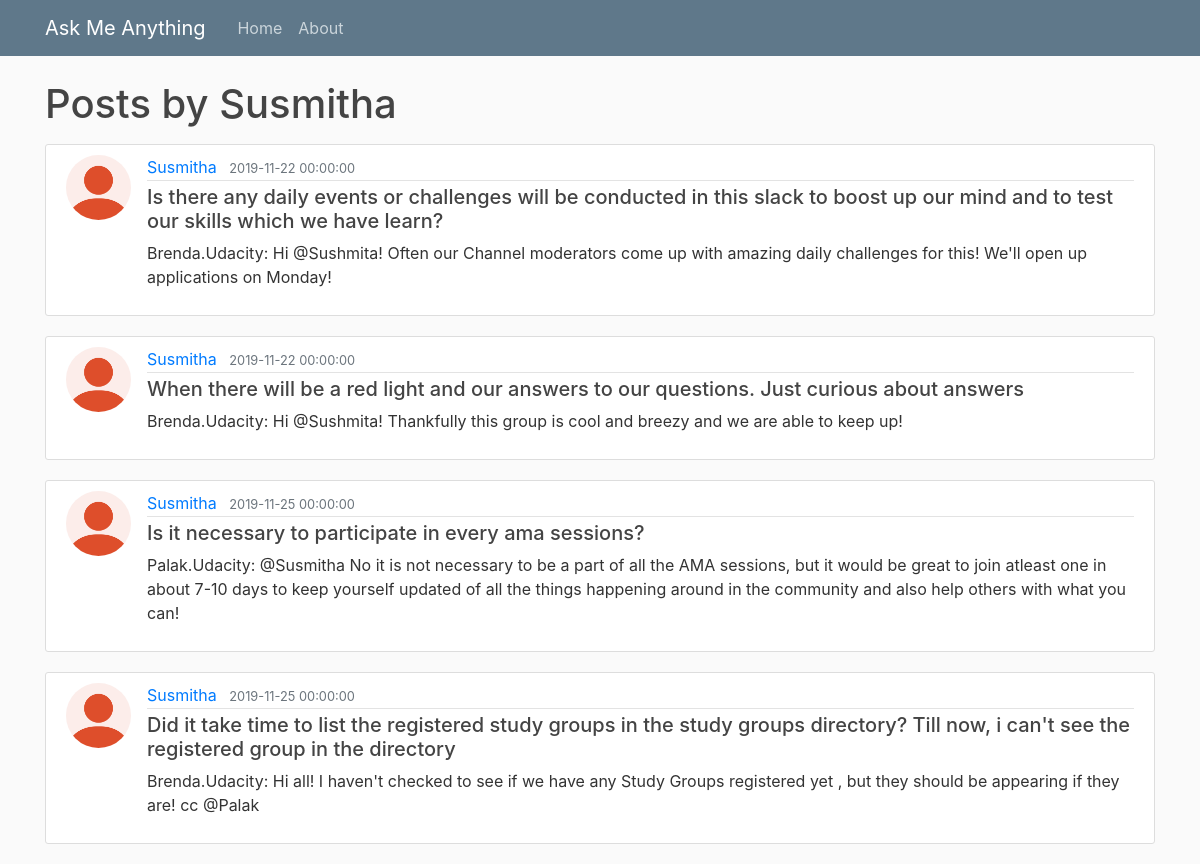
The app's page /user/Susmitha with its own data.
### flaskblog.py (models this page shows, shortened)
class Post(db.Model):
    id = db.Column(db.Integer, primary_key=True)
    title = db.Column(db.String(100), nullable=False)
    date_posted = db.Column(db.DateTime, nullable=False)
    content = db.Column(db.Text, nullable=False)
    author = db.Column(db.Text, nullable=False)
    udacity = db.Column(db.Text, nullable=False)

### flaskblog.py (the view)
@app.route("/user/<string:username>")
def user_posts(username):
    page = request.args.get('page', 1, type=int)
    posts = Post.query.filter_by(author=username)\
        .order_by(Post.date_posted.asc())
    return render_template('user_posts.html', posts=posts, user=username)

### templates/user_posts.html
{% extends "layout.html" %}
{% block content %}
    <h1 class="mb-3">Posts by {{ user }} </h1>
    {% for post in posts %}
        <article class="media content-section">
          <img class="rounded-circle article-img" src="{{ url_for('static', filename='profile_pics/default1.png' ) }}">
          <div class="media-body">
            <div class="article-metadata">
              <a class="mr-2" href="{{ url_for('user_posts', username=post.author) }}">{{ post.author }}</a>
              <small class="text-muted">{{ post.date_posted}}</small>
            </div>
            <h5><a class="article-title" href="#">{{ post.title }}</a></h5>
            <p class="article-content">{{post.udacity}}: {{ post.content }}</p>
          </div>
        </article>
    {% endfor %}
{% endblock content %}

### templates/layout.html (shortened to what this page needs)
<!DOCTYPE html>
<html>
<head>
    <link rel="stylesheet" href="https://maxcdn.bootstrapcdn.com/bootstrap/4.0.0/css/bootstrap.min.css">
    <link rel="stylesheet" type="text/css" href="{{ url_for('static', filename='main.css') }}">
</head>
<body>
    <header class="site-header">
      <nav class="navbar navbar-expand-md navbar-dark bg-steel fixed-top">
        <div class="container">
          <a class="navbar-brand mr-4" href="/">Ask Me Anything</a>
          <div class="collapse navbar-collapse" id="navbarToggle">
            <div class="navbar-nav mr-auto">
              <a class="nav-item nav-link" href="/">Home</a>
              <a class="nav-item nav-link" href="/about">About</a>
            </div>
          </div>
        </div>
      </nav>
    </header>
    <main role="main" class="container">
      <div class="row">
        <div class="col-md-12">
          {% block content %}{% endblock %}
        </div>
      </div>
    </main>
</body>
</html>

### static/main.css (style rules this page uses)
body { background: #fafafa; color: #333333; margin-top: 5rem; }
h1, h2, h3, h4, h5, h6 { color: #444444; }
.bg-steel { background-color: #5f788a; }
.site-header .navbar-nav .nav-link { color: #cbd5db; }
.content-section { background: #ffffff; padding: 10px 20px; border: 1px solid #dddddd; border-radius: 3px; margin-bottom: 20px; }
.article-title { color: #444444; }
.article-content { white-space: pre-line; }
.article-img { height: 65px; width: 65px; margin-right: 16px; }
.article-metadata { padding-bottom: 1px; margin-bottom: 4px; border-bottom: 1px solid #e3e3e3 }

### records on screen
Post: author "Susmitha", date_posted "2019-11-22 00:00:00", title "Is there any daily events or challenges will be conducted in this slack to boost up our mind and to test our skills which we have learn?", udacity "Brenda.Udacity", content "Hi @Sushmita! Often our Channel moderators come up with amazing daily challenges for this! We'll open up applications on Monday!"
Post: author "Susmitha", date_posted "2019-11-22 00:00:00", title "When there will be a red light and our answers to our questions. Just curious about answers", udacity "Brenda.Udacity", content "Hi @Sushmita! Thankfully this group is cool and breezy and we are able to keep up!"
Post: author "Susmitha", date_posted "2019-11-25 00:00:00", title "Is it necessary to participate in every ama sessions?", udacity "Palak.Udacity", content "@Susmitha No it is not necessary to be a part of all the AMA sessions, but it would be great to join atleast one in about 7-10 days to keep yourself updated of all the things happening around in the community and also help others with what you can!"
Post: author "Susmitha", date_posted "2019-11-25 00:00:00", title "Did it take time to list the registered study groups in the study groups directory? Till now, i can't see the registered group in the directory", udacity "Brenda.Udacity", content "Hi all! I haven't checked to see if we have any Study Groups registered yet , but they should be appearing if they are! cc @Palak"

### other values on screen
{{ user }} "Susmitha"
